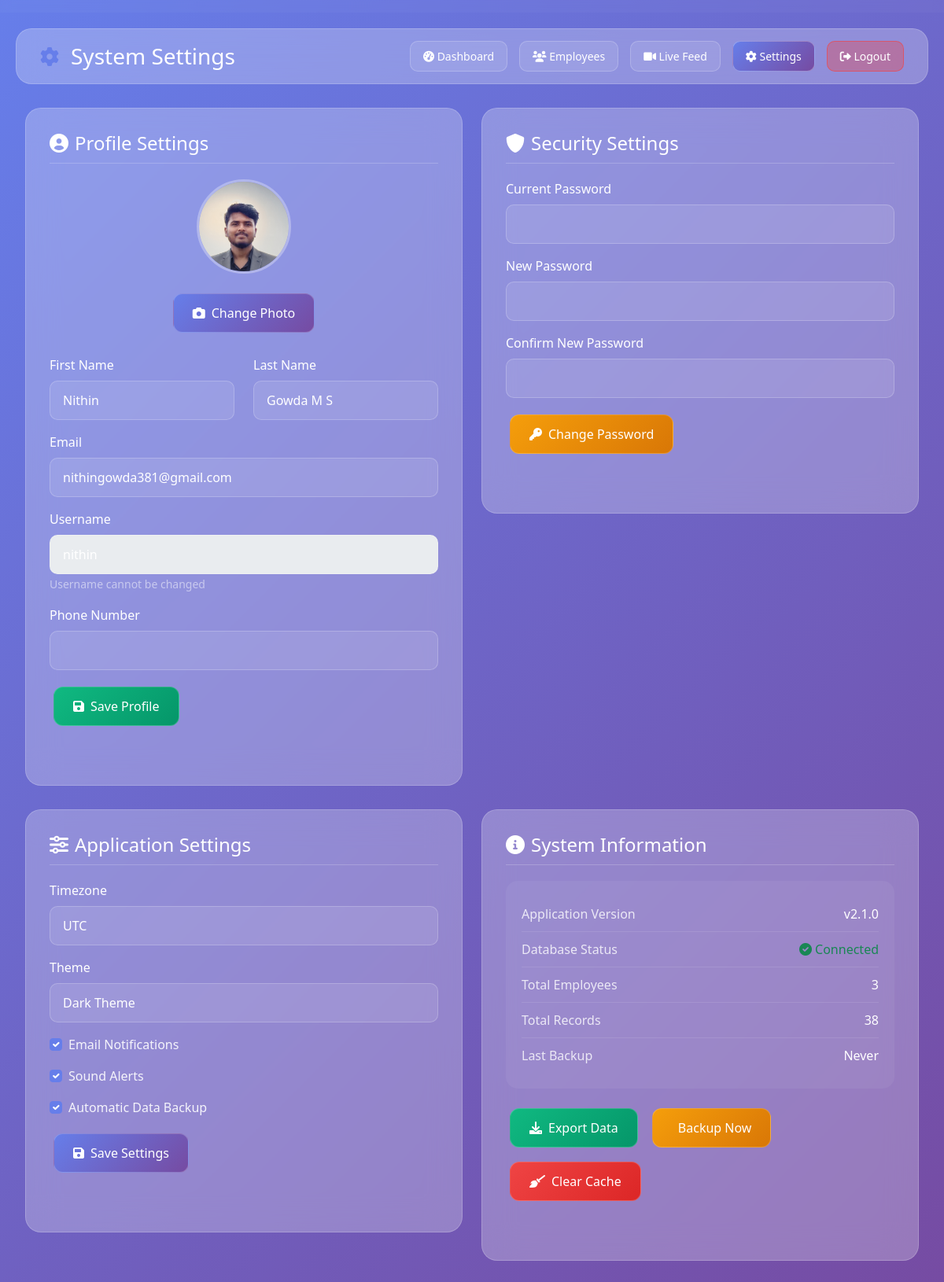
The page /settings (signed in) on the database its author committed.
### tables this page shows
CREATE TABLE profile_settings (
                id INTEGER PRIMARY KEY AUTOINCREMENT,
                user_id INTEGER UNIQUE NOT NULL,
                first_name TEXT,
                last_name TEXT,
                phone TEXT,
                profile_photo TEXT,
                timezone TEXT DEFAULT 'UTC',
                theme TEXT DEFAULT 'dark',
                email_notifications BOOLEAN DEFAULT 1,
                sound_alerts BOOLEAN DEFAULT 1,
                auto_backup BOOLEAN DEFAULT 1,
                created_at TIMESTAMP DEFAULT CURRENT_TIMESTAMP,
                updated_at TIMESTAMP DEFAULT CURRENT_TIMESTAMP,
                FOREIGN KEY (user_id) REFERENCES users (id)
            );

CREATE TABLE users (
                id INTEGER PRIMARY KEY AUTOINCREMENT,
                username TEXT UNIQUE NOT NULL,
                email TEXT UNIQUE NOT NULL,
                password_hash TEXT NOT NULL,
                role TEXT DEFAULT 'user',
                created_at TIMESTAMP DEFAULT CURRENT_TIMESTAMP
            , profile_photo TEXT, full_name TEXT);

### app.py (the view)
@app.route('/settings')
@login_required
def settings():
    try:
        profile_data = db.get_user_profile_data(current_user.id)
        employee_count = len(db.get_all_employees())
        attendance_count = len(db.get_all_sessions())
        last_backup = "Never"  # This could be enhanced to track actual backups
        return render_template('settings_new.html',
                             profile_data=profile_data or {},
                             employee_count=employee_count,
                             attendance_count=attendance_count,
                             last_backup=last_backup)
    except Exception as e:
        print(f"Error loading settings page: {e}")
        return render_template('settings_new.html',
                             profile_data={},
                             employee_count=0,
                             attendance_count=0,
                             last_backup="Never")

### templates/settings_new.html (shortened to what this page needs)
<!DOCTYPE html>
<html lang="en">
<head>
    <link href="https://cdn.jsdelivr.net/npm/bootstrap@5.1.3/dist/css/bootstrap.min.css" rel="stylesheet">
    <link rel="stylesheet" href="https://cdnjs.cloudflare.com/ajax/libs/font-awesome/6.0.0/css/all.min.css">
</head>
<body>
    {% include '_logo_header.html' %}
    <div class="main-content">
        <div class="top-nav">
            <div class="nav-brand">
                <i class="fas fa-cog" style="color: var(--primary-color); font-size: 24px;"></i>
                <h3 style="margin: 0;">System Settings</h3>
            </div>
            <div class="nav-links">
                <a href="/dashboard" class="nav-link-btn">
                    <i class="fas fa-tachometer-alt"></i> Dashboard
                </a>
                <a href="/employees" class="nav-link-btn">
                    <i class="fas fa-users"></i> Employees
                </a>
                <a href="/live" class="nav-link-btn">
                    <i class="fas fa-video"></i> Live Feed
                </a>
                <a href="/settings" class="nav-link-btn active">
                    <i class="fas fa-cog"></i> Settings
                </a>
                <a href="/logout" class="nav-link-btn" style="background: rgba(255, 59, 48, 0.3); border-color: rgba(255, 59, 48, 0.5);">
                    <i class="fas fa-sign-out-alt"></i> Logout
                </a>
            </div>
        </div>
        <div class="container-fluid">
            <div class="row">
                <div class="col-lg-6">
                    <div class="settings-container">
                        <div class="settings-section">
                            <h4><i class="fas fa-user-circle me-2"></i>Profile Settings</h4>
                            <div class="text-center mb-4">
                                <img src="{{ url_for('static', filename='profile_photos/' + (current_user.profile_photo if current_user.profile_photo else 'default-avatar.png')) }}"
                                     class="profile-photo" alt="Profile Photo" id="profilePhotoPreview">
                                <div>
                                    <button type="button" class="btn-glass btn-primary" onclick="document.getElementById('profilePhotoInput').click()">
                                        <i class="fas fa-camera me-2"></i>Change Photo
                                    </button>
                                </div>
                            </div>
                            <form id="profileForm">
                                <div class="row">
                                    <div class="col-md-6 mb-3">
                                        <label for="firstName" class="form-label">First Name</label>
                                        <input type="text" class="form-control" id="firstName" name="firstName"
                                               value="{{ current_user.first_name or '' }}">
                                    </div>
                                    <div class="col-md-6 mb-3">
                                        <label for="lastName" class="form-label">Last Name</label>
                                        <input type="text" class="form-control" id="lastName" name="lastName"
                                               value="{{ current_user.last_name or '' }}">
                                    </div>
                                </div>
                                <div class="mb-3">
                                    <label for="email" class="form-label">Email</label>
                                    <input type="email" class="form-control" id="email" name="email"
                                           value="{{ current_user.email or '' }}">
                                </div>
                                <div class="mb-3">
                                    <label for="username" class="form-label">Username</label>
                                    <input type="text" class="form-control" id="username" name="username"
                                           value="{{ current_user.username }}" readonly>
                                    <small class="text-white-50">Username cannot be changed</small>
                                </div>
                                <div class="mb-3">
                                    <label for="phone" class="form-label">Phone Number</label>
                                    <input type="tel" class="form-control" id="phone" name="phone"
                                           value="{{ current_user.phone or '' }}">
                                </div>
                                <button type="submit" class="btn-glass btn-success">
                                    <i class="fas fa-save me-2"></i>Save Profile
                                </button>
                            </form>
                        </div>
                    </div>
                </div>
                <div class="col-lg-6">
                    <div class="settings-container">
                        <div class="settings-section">
                            <h4><i class="fas fa-shield-alt me-2"></i>Security Settings</h4>
                            <form id="passwordForm">
                                <div class="mb-3">
                                    <label for="currentPassword" class="form-label">Current Password</label>
                                    <input type="password" class="form-control" id="currentPassword" name="currentPassword" required>
                                </div>
                                <div class="mb-3">
                                    <label for="newPassword" class="form-label">New Password</label>
                                    <input type="password" class="form-control" id="newPassword" name="newPassword" required>
                                </div>
                                <div class="mb-3">
                                    <label for="confirmPassword" class="form-label">Confirm New Password</label>
                                    <input type="password" class="form-control" id="confirmPassword" name="confirmPassword" required>
                                </div>
                                <button type="submit" class="btn-glass btn-warning">
                                    <i class="fas fa-key me-2"></i>Change Password
                                </button>
                            </form>
                        </div>
                    </div>
                </div>
            </div>
            <div class="row">
                <div class="col-lg-6">
                    <div class="settings-container">
                        <div class="settings-section">
                            <h4><i class="fas fa-sliders-h me-2"></i>Application Settings</h4>
                            <form id="appSettingsForm">
                                <div class="mb-3">
                                    <label for="timezone" class="form-label">Timezone</label>
                                    <select class="form-control" id="timezone" name="timezone">
                                        <option value="UTC">UTC</option>
                                    </select>
                                </div>
                                <div class="mb-3">
                                    <label for="theme" class="form-label">Theme</label>
                                    <select class="form-control" id="theme" name="theme">
                                        <option value="dark">Dark Theme</option>
                                    </select>
                                </div>
                                <div class="mb-3">
                                    <div class="form-check">
                                        <input class="form-check-input" type="checkbox" id="emailNotifications" name="emailNotifications" checked>
                                        <label class="form-check-label" for="emailNotifications">
                                            Email Notifications
                                        </label>
                                    </div>
                                </div>
                                <div class="mb-3">
                                    <div class="form-check">
                                        <input class="form-check-input" type="checkbox" id="soundAlerts" name="soundAlerts" checked>
                                        <label class="form-check-label" for="soundAlerts">
                                            Sound Alerts
                                        </label>
                                    </div>
                                </div>
                                <div class="mb-3">
                                    <div class="form-check">
                                        <input class="form-check-input" type="checkbox" id="autoBackup" name="autoBackup" checked>
                                        <label class="form-check-label" for="autoBackup">
                                            Automatic Data Backup
                                        </label>
                                    </div>
                                </div>
                                <button type="submit" class="btn-glass btn-primary">
                                    <i class="fas fa-save me-2"></i>Save Settings
                                </button>
                            </form>
                        </div>
                    </div>
                </div>
                <div class="col-lg-6">
                    <div class="settings-container">
                        <div class="settings-section">
                            <h4><i class="fas fa-info-circle me-2"></i>System Information</h4>
                            <div class="system-info">
                                <div class="system-info-item">
                                    <span class="system-info-label">Application Version</span>
                                    <span class="system-info-value">v2.1.0</span>
                                </div>
                                <div class="system-info-item">
                                    <span class="system-info-label">Database Status</span>
                                    <span class="system-info-value text-success">
                                        <i class="fas fa-check-circle me-1"></i>Connected
                                    </span>
                                </div>
                                <div class="system-info-item">
                                    <span class="system-info-label">Total Employees</span>
                                    <span class="system-info-value">{{ employee_count or 0 }}</span>
                                </div>
                                <div class="system-info-item">
                                    <span class="system-info-label">Total Records</span>
                                    <span class="system-info-value">{{ attendance_count or 0 }}</span>
                                </div>
                                <div class="system-info-item">
                                    <span class="system-info-label">Last Backup</span>
                                    <span class="system-info-value">{{ last_backup or 'Never' }}</span>
                                </div>
                            </div>
                            <div class="d-flex gap-2 flex-wrap">
                                <button type="button" class="btn-glass btn-success" onclick="exportData()">
                                    <i class="fas fa-download me-2"></i>Export Data
                                </button>
                                <button type="button" class="btn-glass btn-warning" onclick="backupData()">
                                    Backup Now
                                </button>
                                <button type="button" class="btn-glass btn-danger" onclick="clearCache()">
                                    <i class="fas fa-broom me-2"></i>Clear Cache
                                </button>
                            </div>
                        </div>
                    </div>
                </div>
            </div>
        </div>
    </div>
</body>
</html>

### rows shown on the page
profile_settings: profile_photo (picture), firstName "Nithin", lastName "Gowda M S"
users: email "nithingowda381@gmail.com", username "nithin"

### other values the page prints
{{ employee_count or 0 }} "3"
{{ attendance_count or 0 }} "38"
{{ last_backup or 'Never' }} "Never"
